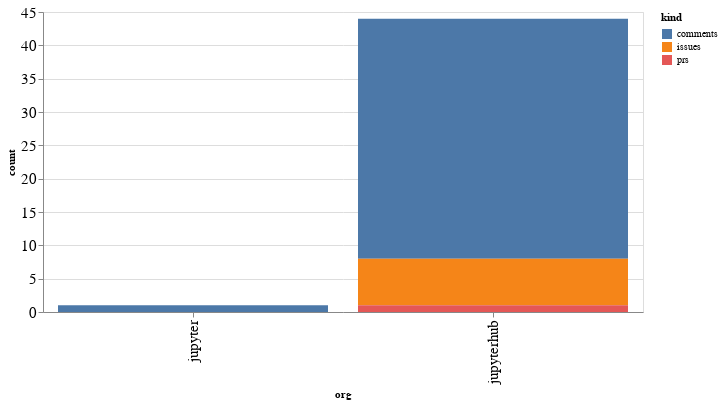

Notebook code cell kept with this figure:
### Code cell
alt.Chart(org_summaries, width=600).mark_bar().encode(
    x='org',
    y='count',
    color='kind',
    tooltip="org"
)

### Figure 1 — Vega-Lite specification as saved in the notebook (floating-point values rounded to 4 significant figures)
{"config": {"axisLeft": {"labelFontSize": 15}, "axisBottom": {"labelFontSize": 15}}, "data": {"name": "data-6c0e608d57cf0013e32e55c561fbc52e"}, "mark": "bar", "encoding": {"color": {"type": "nominal", "field": "kind"}, "tooltip": {"type": "nominal", "field": "org"}, "x": {"type": "nominal", "field": "org"}, "y": {"type": "quantitative", "field": "count"}}, "width": 600, "$schema": "https://vega.github.io/schema/vega-lite/v4.8.1.json", "datasets": {"data-6c0e608d57cf0013e32e55c561fbc52e": [{"org": "jupyter", "kind": "comments", "count": 1}, {"org": "jupyterhub", "kind": "comments", "count": 36}, {"org": "jupyterhub", "kind": "issues", "count": 7}, {"org": "jupyterhub", "kind": "prs", "count": 1}]}}
